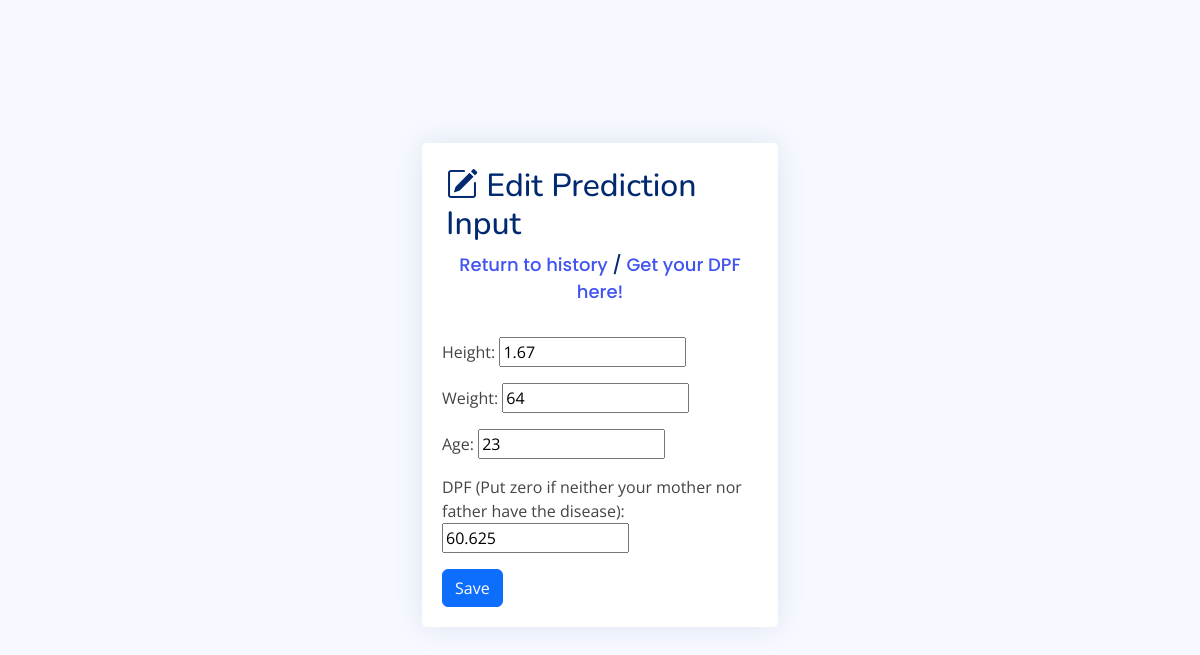
Before: /history/predictions/1 (signed in) with the older database file.
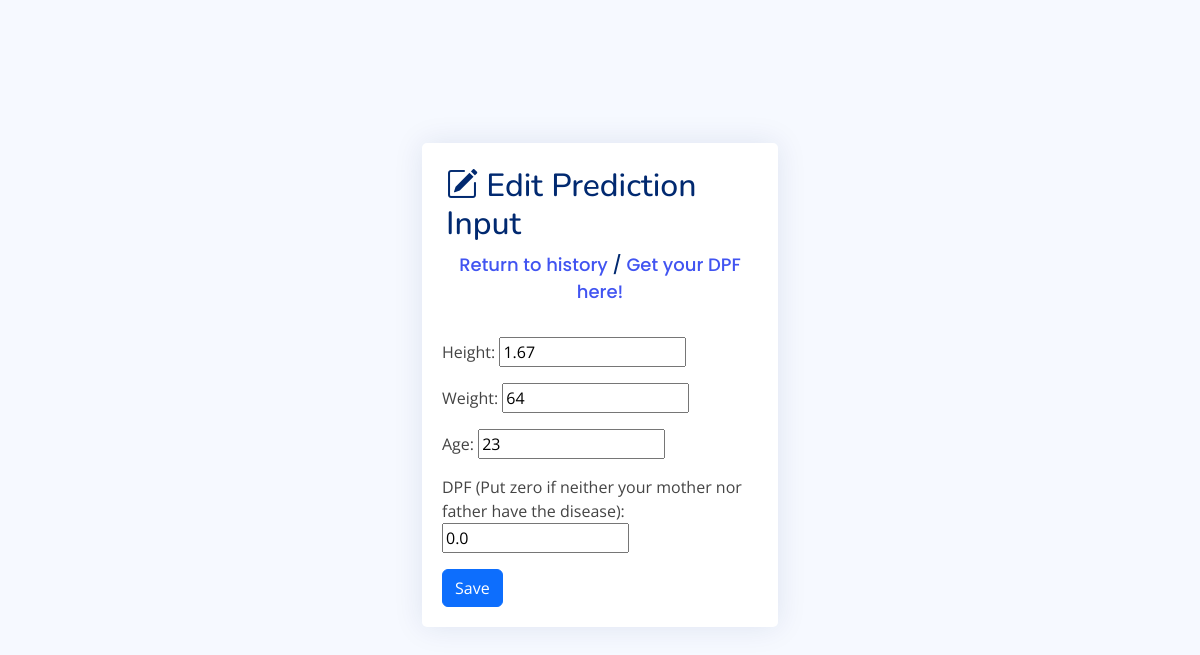
After: the same page with the newer database file.
### dashboard/models.py (models this page shows, shortened)
class PredictionData(models.Model):
	author = models.ForeignKey(User, on_delete=models.CASCADE)
	height = models.FloatField(null=True)
	weight = models.PositiveIntegerField(null=True)
	age = models.PositiveIntegerField(null=True)
	date = models.DateTimeField(auto_now_add=True)
	dpf = models.FloatField(default=0)
	bmi = models.FloatField(blank=True)
	predictions = models.PositiveIntegerField(blank=True)

### dashboard/views.py (the view)
# urls.py: path('history/predictions/<int:pk>', views.predictionEdit, name='prediction-edit'),
@login_required
def predictionEdit(request, pk):
	predictionSingleInfo = PredictionData.objects.get(id=pk)
	if request.method == 'POST':
		form_prediction = EditPredictionDataForm(request.POST, instance=predictionSingleInfo)
		if form_prediction.is_valid():
			form_prediction.save()
			return redirect('dashboard-history')
	else:
		form_prediction = EditPredictionDataForm(instance=predictionSingleInfo)
	context = {
		'predictionSingleInfo': predictionSingleInfo,
		'form_prediction': form_prediction,
	}
	return render(request, 'dashboard/edit-prediction-history.html', context)

### dashboard/forms.py
class EditPredictionDataForm(forms.ModelForm):
	dpf = forms.CharField(label="DPF (Put zero if neither your mother nor father have the disease)", required=False)
	class Meta:
		model = PredictionData
		fields = ['height', 'weight', 'age', 'dpf']

### templates/dashboard/edit-prediction-history.html (shortened to what this page needs)
{% extends 'partials/baselogin.html' %}
{% block content %}
<div class="container">
	<div class="row align-items-center justify-content-center" style="height:100vh;">
		<div class="col-md-4">
			<div class="card">
				<div class="card-title p-4">
					<h2><i class="bi bi-pencil-square"></i> Edit Prediction Input</h2>
					<div class="text-center">
						<a href="{% url 'dashboard-history' %}">Return to history</a> /
          				<a href="#" data-bs-toggle="modal" data-bs-target="#exampleModal">Get your DPF here!</a>
					</div>
				</div>
				<div class="card-body">
					<form method="POST">
						{{ form_prediction.as_p }}
						<input type="Submit" class="btn btn-primary" value="Save">
					</form>
				</div>
			</div>
		</div>
	</div>
</div>
{% endblock %}

### templates/partials/baselogin.html (shortened to what this page needs)
{% load static %}
<!DOCTYPE html>
<html lang="en">
<head>
  <link href="{% static '/assets/vendor/bootstrap/css/bootstrap.min.css' %}" rel="stylesheet">
  <link href="{% static '/assets/vendor/bootstrap-icons/bootstrap-icons.css' %}" rel="stylesheet">
  <link href="{% static '/assets/vendor/boxicons/css/boxicons.min.css' %}" rel="stylesheet">
  <link href="{% static '/assets/vendor/quill/quill.snow.css' %}" rel="stylesheet">
  <link href="{% static '/assets/vendor/quill/quill.bubble.css' %}" rel="stylesheet">
  <link href="{% static '/assets/vendor/remixicon/remixicon.css' %}" rel="stylesheet">
  <link href="{% static '/assets/vendor/simple-datatables/style.css' %}" rel="stylesheet">
  <link href="{% static '/assets/css/style.css' %}" rel="stylesheet">
</head>
<body>
  {% block content %}
  {% endblock %}
</body>
</html>

### static/assets/css/style.css (style rules this page uses)
:root { scroll-behavior: smooth; }
body { font-family: "Open Sans", sans-serif; background: #f6f9ff; color: #444444; }
a { color: #4154f1; text-decoration: none; }
h1, h2, h3, h4, h5, h6 { font-family: "Nunito", sans-serif; }
.card { margin-bottom: 30px; border: none; border-radius: 5px; box-shadow: 0px 0 30px rgba(1, 41, 112, 0.1); }
.card-title { padding: 20px 0 15px 0; font-size: 18px; font-weight: 500; color: #012970; font-family: "Poppins", sans-serif; }
.card-body { padding: 0 20px 20px 20px; }

Changed rows visible on the page:
changed PredictionData: dpf "60.625" → "0.0"
